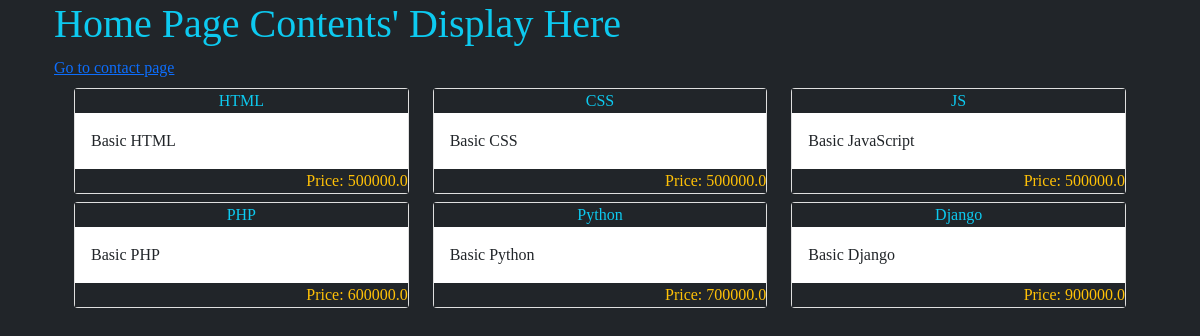
/home/, run on the app's committed database.
### python/models.py (models this page shows, shortened)
class Product(models.Model):
    name = models.CharField(max_length=100)
    price = models.FloatField()
    detail = models.CharField(max_length=1000)

### python/views.py (the view)
# urls.py: path('home/', homepage, name='home-page'),
def homepage(request):
    products = Product.objects.all()
    allProducts = []
    column = []
    for i, p in enumerate(products, start=1):
        if i % 3 == 0:
            column.append(p)
            allProducts.append(column)
            column = []
        else:
            column.append(p)
    if len(column) != 0:
        allProducts.append(column)
    context = {'allProducts': allProducts, 'column': column}
    return render(request, 'python/home.html', context)

### python/templates/python/home.html
{% extends 'python/base.html' %}
{% block content %}
<div class="container">
    <h1 class="text text-info">Home Page Contents' Display Here</h1>
    <a href="{% url 'contact-page' %}">Go to contact page</a>
</div>
<div class="container">
    {% for pd in allProducts%}
        <div class="row m-2">
            {% for p in pd %}
            <div class="col-4">
                <div class="card">
                    <div class="card-head bg bg-dark text text-info text-center">{{ p.name }}</div>
                    <div class="card-body">{{ p.detail }}</div>
                    <div class="card-foot bg bg-dark text text-warning text-end">Price: {{ p.price }}</div>
                </div>
            </div>
            {% endfor %}
        </div>
    {% endfor %}
</div>
{% endblock content %}

### python/templates/python/base.html (shortened to what this page needs)
{% load static %}
<!DOCTYPE html>
<html lang="en">
<head>
    <link rel="stylesheet" href="{% static 'css/css.css' %}">
    <link rel="stylesheet" href="{% static 'bootstrap5/bootstrap5.min.css' %}">
    <link rel="stylesheet" href="{% static 'bootstrap5/bootstrap5-icons.css' %}">
</head>
<body class="bg-dark">
    <div class="container">
        {% block content %}
        {% endblock content %}
    </div>
</body>
</html>

### static/css/css.css (style rules this page uses)
* { font-family: 'defago', 'Defago Noto Sans', 'Phetsarath OT', 'Times New Roman'; font-size: 1em; }
body { margin-bottom: 60px; }
:root { --bs-blue: #556b2f; --bs-indigo: #6610f2; --bs-purple: #6f42c1; --bs-pink: #d63384; --bs-red: #dc3545; --bs-orange: #fd7e14; --bs-yellow: #ffc107; --bs-green: #198754; --bs-teal: #20c997; --bs-cyan: #0dcaf0; --bs-white: #fff; --bs-gray: #6c757d; --bs-gray-dark: #343a40; --bs-primary: #556b2f; --bs-secondary: #6c757d; --bs-success: #198754; --bs-info: #0dcaf0; --bs-warning: #ffc107; --bs-danger: #dc3545; --bs-light: #f8f9fa; --bs-dark: #212529; --bs-font-sans-serif: system-ui, -apple-system, "Segoe UI", Roboto, "Helvetica Neue", Arial, "Noto Sans", "Liberation Sans", sans-serif, "Apple Color Emoji", "Segoe UI Emoji", "Segoe UI Symbol", "Noto Color Emoji"; --bs-font-monospace: SFMono-Regular, Menlo, Monaco, Consolas, "Liberation Mono", "Courier New", monospace; --bs-gradient: linear-gradient(180deg, rgba(255, 255, 255, 0.15), rgba(255, 255, 255, 0)); }

### data on the page
Product: name "HTML", detail "Basic HTML", price "500000.0"
Product: name "CSS", detail "Basic CSS", price "500000.0"
Product: name "JS", detail "Basic JavaScript", price "500000.0"
Product: name "PHP", detail "Basic PHP", price "600000.0"
Product: name "Python", detail "Basic Python", price "700000.0"
Product: name "Django", detail "Basic Django", price "900000.0"
